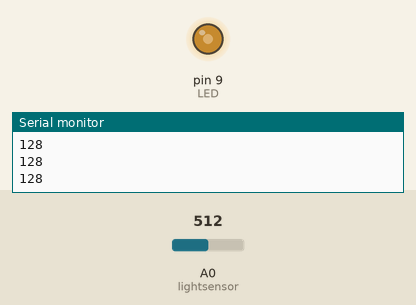
A sketch run on a simulated Arduino Uno, built with avr-gcc and run on an emulated ATmega328P. Parts: output pins drawn as LEDs (lit = HIGH), the last lines printed to the serial monitor. The test bench sets the inputs (shaded band); at power-on: A0 (lightsensor) = 512.

Above: at 1.2 s.
1.3 s: A0 (lightsensor) set to 306
At 2.1 s:
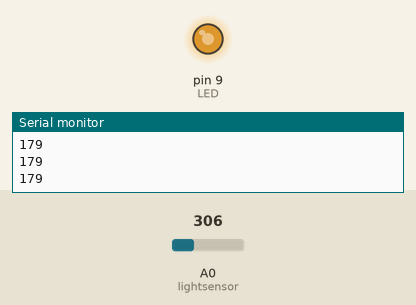
2.9 s: A0 (lightsensor) set to 220
At 3.4 s:
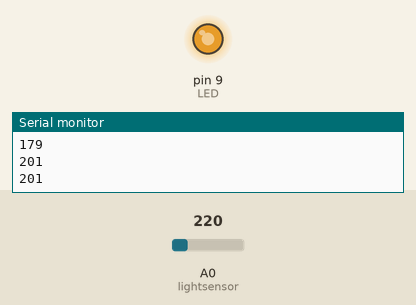
4.5 s: A0 (lightsensor) set to 0
At 5.8 s:
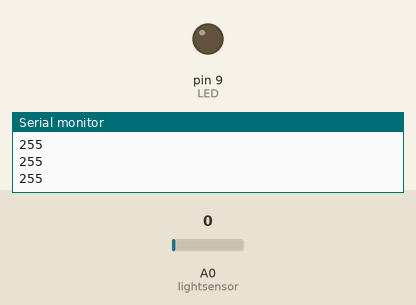
6.1 s: A0 (lightsensor) set to 900
At 7.3 s:
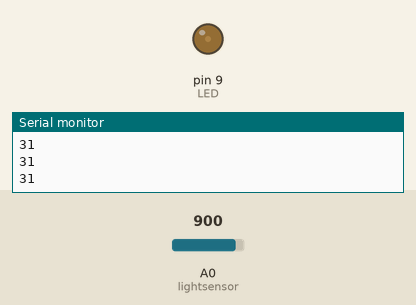
7.7 s: A0 (lightsensor) set to 1023
At 8.6 s:
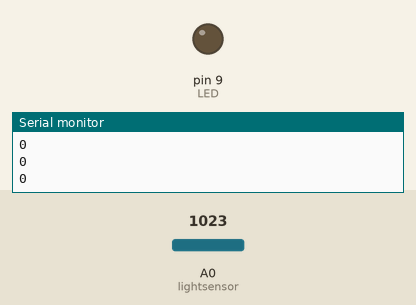
9.3 s: A0 (lightsensor) set to 511
At 9.9 s:
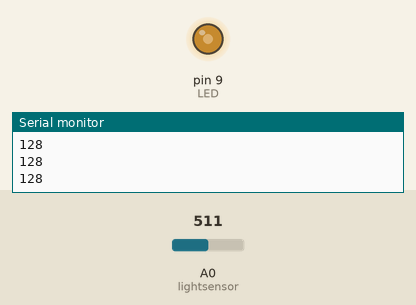
Timing chart, 0 to 11.9 s (numbered marks = the images above; inputs shaded):
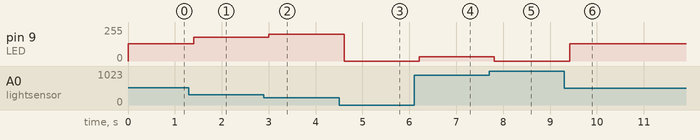

Measured:
- after the input at 1.3 s, pin 9 (LED): 128/255 → 179/255 after 0.10 s
- after the input at 2.9 s, pin 9 (LED): 179/255 → 201/255 after 0.11 s
- after the input at 4.5 s, pin 9 (LED): 201/255 → 0/255 after 0.11 s
- after the input at 6.1 s, pin 9 (LED): 0/255 → 31/255 after 0.11 s
- after the input at 7.7 s, pin 9 (LED): 31/255 → 0/255 after 0.12 s
- after the input at 9.3 s, pin 9 (LED): 0/255 → 128/255 after 0.12 s

The sketch:

lightsensor.ino
```cpp
const int LED = 9;
const int lightsensor = A0;

void setup() {
  // put your setup code here, to run once:
  pinMode(LED, OUTPUT);
  pinMode(lightsensor, INPUT);
  Serial.begin(9600);
}

void loop() {
  // put your main code here, to run repeatedly:
  int light = analogRead(lightsensor);
  light = map(light, 0, 1023, 1023, 0);

  //turning on a light if too dark!
  /*if (light < 100){
    digitalWrite(LED, HIGH);
  }
  else{
    digitalWrite(LED, LOW);
  }*/

  //dimming light depending on value of measured light
  light = map(light, 1023, 0, 255, 0);
  Serial.println(light);
  if (light >= 230){
    analogWrite(LED, LOW);
  }
  else{
    analogWrite(LED, light);
  }
  delay(200);

}
```
